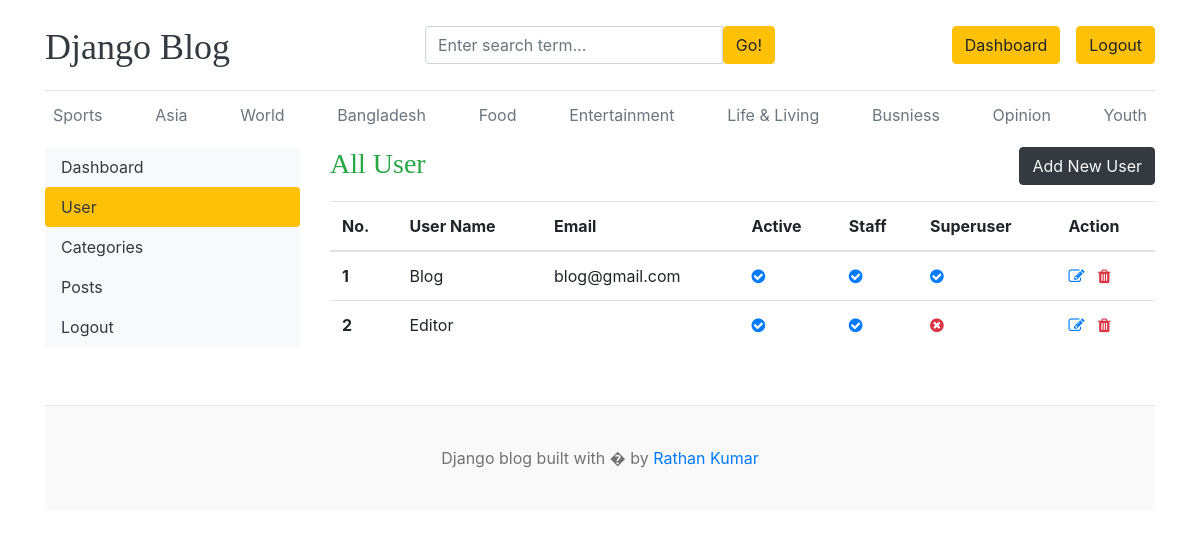
/dashboard/user/ (signed in), run on the app's committed database.
### blog/models.py (models this page shows, shortened)
class Category(models.Model):
    category_name = models.CharField(max_length=50,unique=True)
    created_at = models.DateTimeField(auto_now_add=True)
    update_at = models.DateTimeField(auto_now=True)
    class Meta:
        verbose_name_plural = 'categories'

### dashboard/views.py (the view)
# urls.py: path('user/',views.BlogUser,name='blog_user'),
@login_required(login_url='login')
def BlogUser(request):
    users = User.objects.all()
    context = {
        'users' : users
    }
    return render(request,'dashboard/blog_user.html',context)

### blog/context_processors.py (called while the page is built)
def All_Category(request):
    Categories = Category.objects.all()
    return dict(categories=Categories)

def get_all_sociallink(request):
    sociallink = SocialLink.objects.all()
    return dict(sociallink=sociallink)

### templates/dashboard/blog_user.html (shortened to what this page needs)
{% extends 'base.html' %}
{% block content %}
<section style="margin-bottom: 40px";>
    <div class="row">
       {% include 'dashboard/sidebar.html' %}
        <div class="col-md-9">
            <h3 class="text-success float-left" style="margin-bottom: 20px;">All User</h3>
            <span class="float-right"><a href="{% url 'add_user' %}" class="btn btn-dark text-light">Add New User</a></span>
            <table class="table table-hover">
                <thead>
                  <tr>
                    <th>No.</th>
                    <th>User Name</th>
                    <th>Email</th>
                    <th>Active</th>
                    <th>Staff</th>
                    <th>Superuser</th>
                    <th>Action</th>
                  </tr>
                </thead>
                <tbody>
                {% for user in users %}
                  <tr>
                    <th>{{forloop.counter}}</th>
                    <td>{{user.username}}</td>
                    <td>{{user.email}}</td>
                    <td>
                        {% if user.is_active %}
                        <i class="fa fa-check-circle text-primary"></i>
                        {% else %}
                        <i class="fa fa-times-circle text-danger"></i>
                        {% endif %}
                    </td>
                    <td>
                        {% if user.is_staff %}
                        <i class="fa fa-check-circle text-primary"></i>
                        {% else %}
                        <i class="fa fa-times-circle text-danger"></i>
                        {% endif %}
                    </td>
                    <td>
                      {% if user.is_superuser %}
                      <i class="fa fa-check-circle text-primary"></i>
                      {% else %}
                      <i class="fa fa-times-circle text-danger"></i>
                      {% endif %}
                    </td>
                    <td>
                        <a href="{% url 'edit_user' user.pk %}"><i class="fa fa-edit text-primary"></i></a>
                        <a href="{% url 'user_delete' user.pk %}"><i class="fa fa-trash text-danger"></i></a>
                    </td>
                  </tr>
                {% endfor %}
                </tbody>
              </table>
        </div>
    </div>
</section>
{% endblock %}

### templates/base.html (shortened to what this page needs)
{% load static %}
<!DOCTYPE html>
<html lang="en">
<head>
    <link href="https://getbootstrap.com/docs/4.0/dist/css/bootstrap.min.css" rel="stylesheet">
    <link href="{% static 'css/blog.css' %}" rel="stylesheet">
    <link rel="stylesheet" href="https://cdnjs.cloudflare.com/ajax/libs/font-awesome/4.7.0/css/font-awesome.min.css">
  </head>
<body>
    <div class="container">
      <header class="blog-header py-3">
        <div class="row flex-nowrap justify-content-between align-items-center">
          <div class="col-4 pt-1">
            <a class="blog-header-logo text-dark" href="/">Django Blog</a>
          </div>
          <div class="col-4">
              <form action="{% url 'search' %}" method="GET">
                <div class="input-group">
                    <input class="form-control" value="{{keyword}}" name="keyword" type="text" placeholder="Enter search term..." aria-label="Enter search term..." aria-describedby="button-search" />
                    <button class="btn btn-warning" id="button-search" type="submit">Go!</button>
                </div>
              </form>
          </div>
          <div class="col-4 d-flex justify-content-end align-items-center">
            {% if not user.is_authenticated %}
            <a class="btn btn-sm btn-warning" href="{% url 'login' %}">Login</a> &nbsp;
            <a class="btn btn-sm btn-outline-secondary" href="{% url 'register' %}">Register</a>
            {% else %}
              <span><a href="{% url 'dashboard' %}" class="btn btn-warning">Dashboard</a></span>
              <span><a href="{% url 'logout' %}" class="btn btn-warning">Logout</a></span>
            {% endif %}
        </div>
      </header>
      <div class="nav-scroller py-1 mb-2">
        <nav class="nav d-flex justify-content-between">
          {% for cat in categories %}
          <a class="p-2 text-muted" href="{% url 'CategoryPost' cat.id %}">{{cat.category_name}}</a>
          {% endfor %}
        </nav>
      </div>
{% block content %}{% endblock %}
<footer class="blog-footer">
    <p>Django blog built with � by <a href="#">Rathan Kumar</a></p>
  </footer>
  </body>
  </html>

### blog_admin/static/css/blog.css (style rules this page uses)
.blog-header { border-bottom: 1px solid #e5e5e5; }
.blog-header-logo { font-family: "Playfair Display", Georgia, "Times New Roman", serif; font-size: 2.25rem; }
h1, h2, h3, h4, h5, h6 { font-family: "Playfair Display", Georgia, "Times New Roman", serif; }
.blog-footer { padding: 2.5rem 0; color: #727272; text-align: center; background-color: #f9f9f9; border-top: .05rem solid #e5e5e5; }
.blog-footer p:last-child { margin-bottom: 0; }

### data on the page
Category: category_name "Sports"
Category: category_name "Asia"
Category: category_name "World"
Category: category_name "Bangladesh"
Category: category_name "Food"
Category: category_name "Entertainment"
Category: category_name "Life & Living"
Category: category_name "Busniess"
Category: category_name "Opinion"
Category: category_name "Youth"

### other printed values
{{ user.username }} "Blog"
{{ user.email }} "blog@gmail.com"
{{ user.username }} "Editor"
